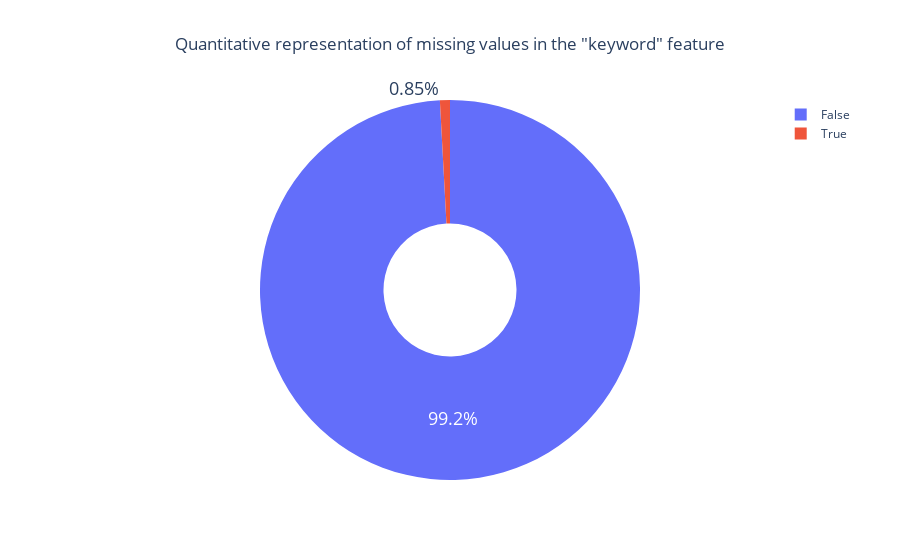

The cell this chart's notebook holds for it:
### Code cell
fig = go.Figure([go.Pie(labels=['False', 'True'], 
                        values=train.keyword.isnull().value_counts(),
                        hole=0.35)]) 

fig.update_traces(hoverinfo='label+percent', textinfo='percent', textfont_size=18)
fig.update_layout(title="Quantitative representation of missing values in the \"keyword\" feature",
                  title_x=0.5)
fig.show()

### Figure 1 — Plotly figure (JSON) as saved in the notebook; plotly's stock layout.template omitted (floating-point values rounded to 4 significant figures)
{"data": [{"hole": 0.35, "hoverinfo": "label+percent", "labels": ["False", "True"], "textfont": {"size": 18}, "textinfo": "percent", "type": "pie", "values": [6416, 55]}], "layout": {"title": {"text": "Quantitative representation of missing values in the \"keyword\" feature", "x": 0.5}}}
